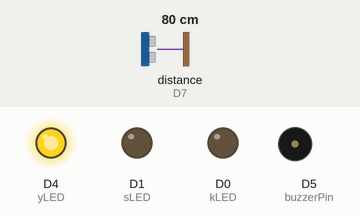
The sketch below on a simulated ESP8266 (NodeMCU). Shown: output pins drawn as LEDs (lit = HIGH), buzzer (waves = sounding, pin HIGH). Wiring (inferred from the names in the program): ultrasonic range finder: trigger D6; echo D7. Dashed ring = blinking. The test bench sets the inputs (shaded band); at power-on: distance to the obstacle (sensor on D7) 80 cm. The echo pulse lasts 58.3 µs per cm; pins used as bus, display or sensor lines are not drawn.

Above: at 1.2 s.
1.3 s: distance to the obstacle (sensor on D7) set to 49 cm
4.3 s: distance to the obstacle (sensor on D7) set to 43 cm
At 5.06 s:
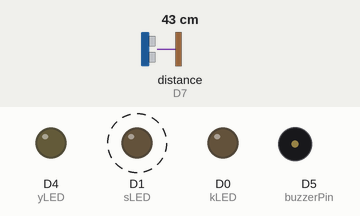
7.3 s: distance to the obstacle (sensor on D7) set to 27 cm
At 7.88 s:
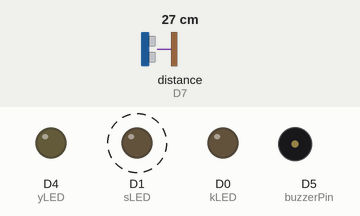
10.3 s: distance to the obstacle (sensor on D7) set to 24 cm
At 10.45 s:
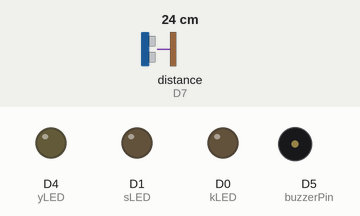
13.3 s: distance to the obstacle (sensor on D7) set to 35 cm
At 13.73 s:
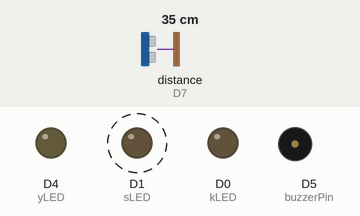
16.3 s: distance to the obstacle (sensor on D7) set to 18 cm
At 16.58 s:
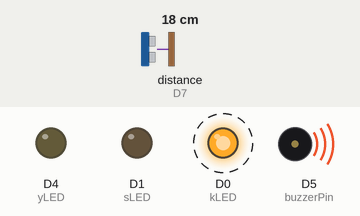
Timing chart, 0 to 20.3 s (numbered marks = the images above; inputs shaded):
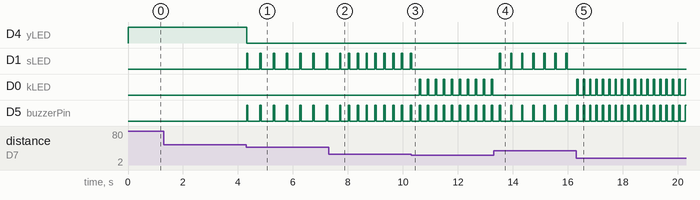

Measured:
- the behaviour switches between 46 and 45 cm on distance to the obstacle (sensor on D7) (found by bisection; images 0 and 1)
- the behaviour switches between 26 and 25 cm on distance to the obstacle (sensor on D7) (found by bisection; images 2 and 3)
- after the input at 4.3 s, D4 (yLED): HIGH → LOW at once; D1 (sLED), D5 (buzzerPin): alternates HIGH for 0.05 s and LOW for 0.43 s, starting at once
- after the input at 7.3 s, D1 (sLED), D5 (buzzerPin): alternates HIGH for 0.05 s and LOW for 0.27 s, starting after 0.72 s
- after the input at 10.3 s, D1 (sLED): goes on until 10.3 s, then stays LOW; D0 (kLED): alternates HIGH for 0.05 s and LOW for 0.24 s, starting after 0.29 s
- after the input at 13.3 s, D1 (sLED): alternates HIGH for 0.05 s and LOW for 0.35 s, starting after 0.21 s; D0 (kLED): stops changing and stays LOW; D5 (buzzerPin): alternates HIGH for 0.05 s and LOW for 0.35 s, starting after 0.62 s
- after the input at 16.3 s, D1 (sLED): stops changing and stays LOW; D0 (kLED): alternates HIGH for 0.05 s and LOW for 0.18 s, starting at once; D5 (buzzerPin): alternates HIGH for 0.05 s and LOW for 0.18 s, starting after 0.26 s

The sketch:

DENEYAP_L4_2_2_Otopark.ino
```cpp
/*  HAFTA 4 - GOZLE UYGULAMA 2.2 Otopark Sensoru Sistemi
 *  KONU: Mesafe sensoru buzzer ile arac park ederken cikan sistem.
 *  Amac: Mesafeye bagli arabalardaki gibi oten buzzer ve yanan led kodu.
 */
const int trigPin = D6;
const int echoPin = D7;
const int buzzerPin = D5;
const int kLED = D0;
const int sLED = D1;
const int yLED = D4;

long sure ;
long zaman ;
float mesafe ;

void setup(){
  pinMode(trigPin, OUTPUT);
  pinMode(echoPin, INPUT);
  pinMode(buzzerPin, OUTPUT);
  pinMode(kLED, OUTPUT);
  pinMode(sLED, OUTPUT);
  pinMode(yLED, OUTPUT);
  Serial.begin(115200);
}

void loop(){
    // HCSR04 mesafe sensörü için tetik pinini hazırla ve mesafeyi hesapla:
    digitalWrite(trigPin, LOW);     // Tetik pinini düşük seviyede ayarla, bu sensörün çalışması için gerekli
    delayMicroseconds(2);           // 2 mikrosaniyelik bir bekleme yap (tetikleme düzgün çalışması için)
    digitalWrite(trigPin, HIGH);    // Tetik pinini yüksek seviyede ayarla, bu sensörün ölçüm yapmasını başlatır
    delayMicroseconds(10);          // 10 mikrosaniyelik bir bekleme yap (ölçüm tamamlanması için)
    digitalWrite(trigPin, LOW);     // Tetik pinini tekrar düşük seviyede ayarla, ölçüm tamamlandıktan sonra sensörü devre dışı bırakır
    sure = pulseIn(echoPin, HIGH);  // Eko sinyalinin gelme süresini ölç, bu değer mesafeyi hesaplamak için kullanılacak
    mesafe = sure/58;               // Eko sinyal süresini kullanarak mesafeyi hesapla (mesafe = süre / hız = süre / 58)

    if(mesafe <= 10){
      digitalWrite(buzzerPin, HIGH);
      digitalWrite(kLED, HIGH);
    }else if(mesafe <= 25 && mesafe > 10){
      digitalWrite(buzzerPin, HIGH);
      digitalWrite(kLED, HIGH);
      delay(50);
      digitalWrite(buzzerPin, LOW);
      digitalWrite(kLED, LOW);
      zaman = mesafe * 10;
      delay(zaman);
    }else if(mesafe <= 45 && mesafe > 25){
      digitalWrite(buzzerPin, HIGH);
      digitalWrite(sLED, HIGH);
      delay(50);
      digitalWrite(buzzerPin, LOW);
      digitalWrite(sLED, LOW);
      zaman = mesafe * 10;
      delay(zaman);
    }else {
      digitalWrite(buzzerPin, LOW);
      digitalWrite(yLED, HIGH);
      delay(50);
      digitalWrite(yLED, LOW);
    }
}
```
